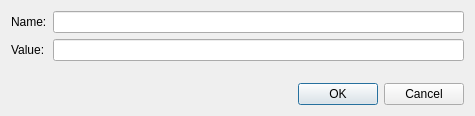
<?xml version="1.0" encoding="UTF-8"?>
<ui version="4.0">
 <class>S3ObjectMetadataDialog</class>
 <widget class="QDialog" name="S3ObjectMetadataDialog">
  <property name="geometry">
   <rect>
    <x>0</x>
    <y>0</y>
    <width>475</width>
    <height>116</height>
   </rect>
  </property>
  <property name="windowTitle">
   <string>S3ObjectMetadataDetailsDialog</string>
  </property>
  <layout class="QVBoxLayout" name="verticalLayout">
   <item>
    <layout class="QFormLayout" name="formLayout">
     <item row="0" column="0">
      <widget class="QLabel" name="nameLabel">
       <property name="text">
        <string>Name:</string>
       </property>
      </widget>
     </item>
     <item row="0" column="1">
      <widget class="QLineEdit" name="nameEdit"/>
     </item>
     <item row="1" column="0">
      <widget class="QLabel" name="nameLabel_2">
       <property name="text">
        <string>Value:</string>
       </property>
      </widget>
     </item>
     <item row="1" column="1">
      <widget class="QLineEdit" name="valueEdit"/>
     </item>
    </layout>
   </item>
   <item>
    <widget class="QDialogButtonBox" name="buttonBox">
     <property name="standardButtons">
      <set>QDialogButtonBox::StandardButton::Cancel|QDialogButtonBox::StandardButton::Ok</set>
     </property>
    </widget>
   </item>
  </layout>
 </widget>
 <resources/>
 <connections/>
</ui>
